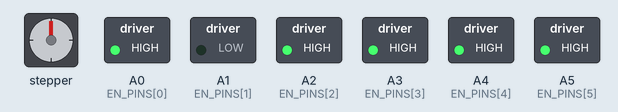
Simulated run of this sketch. Board: Arduino Uno, built with avr-gcc and run on an emulated ATmega328P. Parts: stepper motor, switched loads named in the sketch (green lamp = pin HIGH). Wiring (inferred from the names in the program): stepper motor driver (200 steps per turn assumed): step pin 8; direction pin 10. Pins used as bus, display or sensor lines are not drawn.

Above: at 0.05 s.
At 2.9 s:
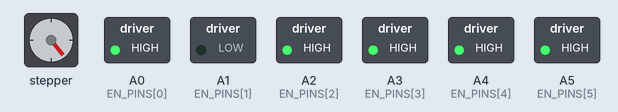
At 4.9 s:
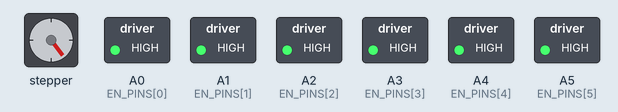
At 6.95 s:
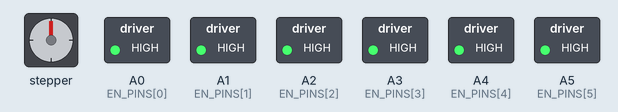
Timing chart, 0 to 9.1 s (numbered marks = the images above):
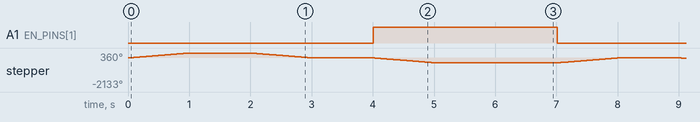

The sketch:

stepper.ino
```cpp
// Pillba - stepper board test with the MCU board (ATmega328P @ 16 MHz)
// Tests one stepper board at a time: spins both directions, then checks nENBL.
//
// Pin map (from the MCU schematic):
//   STEP     = PB0 (chip pin 12) = Arduino D8
//   DIR      = PB2 (chip pin 14) = Arduino D10
//   STPR_RST = PB5 (chip pin 17) = Arduino D13  -> driven HIGH so it can feed the stepper board's 5V pin
//   nENBL1-6 = PC0-PC5 (chip pins 23-28) = Arduino A0-A5
//
// STEP and DIR go to all 6 boards. nENBL picks which board listens:
// LOW = that board drives its motor, HIGH = that board's outputs are off.

const int STEP_PIN = 8;
const int DIR_PIN  = 10;
const int RST_PIN  = 13;
const int EN_PINS[6] = {A0, A1, A2, A3, A4, A5};

const int TEST_BOARD    = 1;    // 0 = StepperBoard1, 1 = StepperBoard2, ... 5 = StepperBoard6
const int STEPS         = 200;
const int STEP_DELAY_MS = 5;    // if the motor buzzes but won't turn, raise this to 10-20

void setup() {
  pinMode(STEP_PIN, OUTPUT);
  pinMode(DIR_PIN, OUTPUT);
  digitalWrite(STEP_PIN, LOW);

  pinMode(RST_PIN, OUTPUT);
  digitalWrite(RST_PIN, HIGH);   // acts as a weak 5V source for the stepper board's 5V pin

  for (int i = 0; i < 6; i++) {
    pinMode(EN_PINS[i], OUTPUT);
    digitalWrite(EN_PINS[i], HIGH);  // start with every board disabled
  }
}

void loop() {
  // Part 1: board ENABLED -> motor should turn one way, then back
  digitalWrite(EN_PINS[TEST_BOARD], LOW);
  digitalWrite(DIR_PIN, HIGH);
  stepMotor(STEPS);
  delay(1000);
  digitalWrite(DIR_PIN, LOW);
  stepMotor(STEPS);
  delay(1000);

  // Part 2: board DISABLED -> STEP pulses still sent, motor should NOT move (goes limp)
  digitalWrite(EN_PINS[TEST_BOARD], HIGH);
  stepMotor(STEPS);
  delay(2000);
}

void stepMotor(int n) {
  for (int i = 0; i < n; i++) {
    digitalWrite(STEP_PIN, HIGH);
    delayMicroseconds(10);
    digitalWrite(STEP_PIN, LOW);
    delay(STEP_DELAY_MS);
  }
}
```

Measured:
- by itself, A1 (EN_PINS[1]): alternates HIGH for 3.0 s and LOW for 4.0 s
- by itself, stepper: turns 360° clockwise in 1.0 s, then 360° counter-clockwise in 1.0 s, then 360° counter-clockwise in 1.0 s, repeating every 7.0 s
